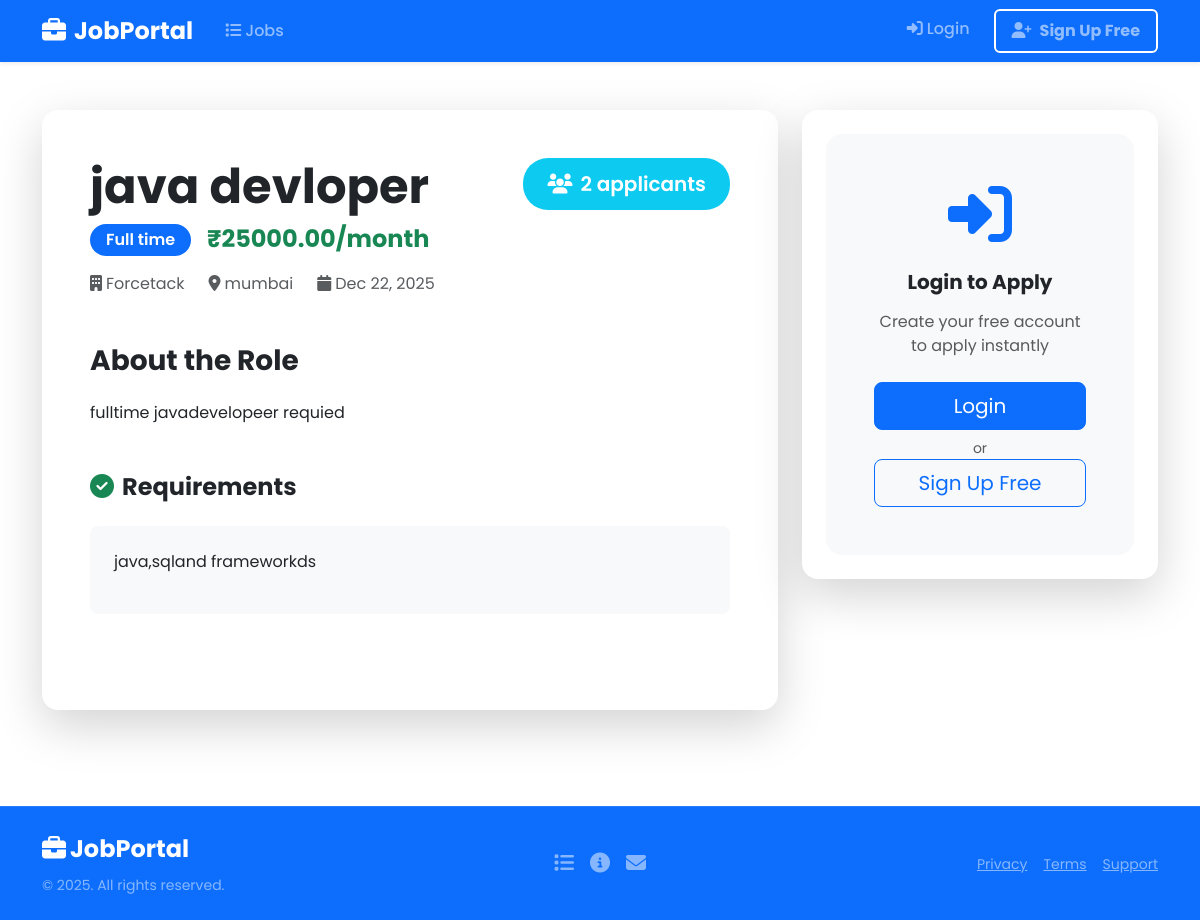
Page /2/ on the committed database.
### portal/models.py (models this page shows, shortened)
class Job(models.Model):
    EMPLOYMENT_TYPE=(
        ("full_time","Full time"),
        ("part_time","Part time"),
        ("internship","Internship"),
        ("contract","Contract"),
    )
    employer=models.ForeignKey(User,on_delete=models.CASCADE,related_name="jobs")
    title=models.CharField(max_length=200)
    company_name=models.CharField(max_length=255)
    location=models.CharField(max_length=255)
    description=models.TextField()
    requirements=models.TextField()
    salary =models.DecimalField(max_digits=10,decimal_places=2,null=True,blank=True)
    employment_type=models.CharField(max_length=20,choices=EMPLOYMENT_TYPE,default="full_time")
    is_active=models.BooleanField(default=True)
    created_at=models.DateTimeField(auto_now_add=True)
    last_date=models.DateField(blank=True,null=True)

### portal/views.py (the view, shortened to what this page needs)
# urls.py: path('<int:pk>/', views.JobDetailView.as_view(), name='job_detail'),
class JobDetailView(DetailView):
    model = Job
    template_name = 'jobs/job_detail.html'
    context_object_name = 'job'
    def get_context_data(self, **kwargs):
        context = super().get_context_data(**kwargs)
        job = self.object
        if self.request.user.is_authenticated and not self.request.user.jobs.exists():
            form = kwargs.get('form', ApplyForm())
            context['form'] = form
            context['already_applied'] = Application.objects.filter(
                job=job, applicant=self.request.user
            ).exists()
        else:
            context['already_applied'] = False
        context['applications_count'] = job.applications.count()
        return context

### templates/jobs/job_detail.html (shortened to what this page needs)
{% extends 'base.html' %}
{% block content %}
<div class="row g-4 mb-5">
    <div class="col-lg-8">
        <div class="card border-0 shadow-lg h-100">
            <div class="card-body p-5">
                <div class="d-flex justify-content-between align-items-start mb-4">
                    <div>
                        <h1 class="fw-bold display-5 mb-2">{{ job.title }}</h1>
                        <div class="d-flex align-items-center gap-3 mb-3">
                            <span class="badge bg-primary fs-6 px-3 py-2">{{ job.get_employment_type_display }}</span>
                            {% if job.salary %}
                                <span class="h4 fw-bold text-success mb-0">₹{{ job.salary }}/month</span>
                            {% endif %}
                        </div>
                        <div class="d-flex align-items-center gap-4 text-muted mb-4">
                            <span><i class="fas fa-building me-1"></i>{{ job.company_name }}</span>
                            <span><i class="fas fa-map-marker-alt me-1"></i>{{ job.location }}</span>
                            <span><i class="fas fa-calendar me-1"></i>{{ job.created_at|date:"M d, Y" }}</span>
                        </div>
                    </div>
                    <div class="text-end">
                        <span class="badge bg-info fs-5 px-4 py-3">
                            <i class="fas fa-users me-2"></i>{{ job.applications.count }} applicants
                        </span>
                    </div>
                </div>
                <div class="mb-5">
                    <h3 class="fw-bold mb-4">About the Role</h3>
                    <p class="lead lh-lg text-dark">{{ job.description|linebreaks }}</p>
                </div>
                {% if job.requirements %}
                <div class="mb-5">
                    <h4 class="fw-bold mb-4">
                        <i class="fas fa-check-circle text-success me-2"></i>Requirements
                    </h4>
                    <div class="p-4 bg-light rounded-3">
                        {{ job.requirements|linebreaks }}
                    </div>
                </div>
                {% endif %}
            </div>
        </div>
    </div>
    <div class="col-lg-4">
        <div class="card border-0 shadow-lg sticky-top" style="top: 20px;">
            <div class="card-body p-4">
                {% if user.is_authenticated and not user.jobs.exists %}
                    {% if already_applied %}
                    <div class="text-center p-5 bg-light rounded-4">
                        <div class="display-5 text-success mb-4">
                            <i class="fas fa-check-circle"></i>
                        </div>
                        <h4 class="fw-bold mb-3">Already Applied!</h4>
                        <p class="text-muted mb-4">Your application is under review.</p>
                        <span class="badge bg-success fs-6 px-4 py-2 mb-3 d-block">
                            Track in Dashboard
                        </span>
                        <a href="{% url 'jobs:seeker_applications' %}" class="btn btn-success btn-lg w-100">
                            <i class="fas fa-list-check me-2"></i>View Applications
                        </a>
                    </div>
                    {% else %}
                    <div class="apply-section">
                        <div class="text-center mb-4">
                            <h4 class="fw-bold text-primary mb-2">Ready to Apply?</h4>
                            <p class="text-muted">Takes 30 seconds</p>
                        </div>
                        <form method="post" action="{% url 'jobs:apply_job' job.pk %}" enctype="multipart/form-data" novalidate>
                            {% csrf_token %}
                            <div class="mb-4">
                                <label class="form-label fw-bold">Cover Letter</label>
                                {{ form.cover_letter }}
                            </div>
                            <div class="mb-4">
                                <label class="form-label fw-bold">Upload Resume</label>
                                {{ form.resume }}
                                <div class="form-text">PDF, DOC, DOCX (Max 5MB)</div>
                            </div>
                            {% if form.errors %}
                                <div class="alert alert-danger">
                                    <ul class="mb-0">
                                        {% for field, errors in form.errors.items %}
                                            {% for error in errors %}
                                                <li>{{ error }}</li>
                                            {% endfor %}
                                        {% endfor %}
                                    </ul>
                                </div>
                            {% endif %}
                            <button type="submit" class="btn btn-success btn-lg w-100 fw-bold">
                                <i class="fas fa-paper-plane me-2"></i>Apply Now
                            </button>
                        </form>
                    </div>
                    {% endif %}
                {% else %}
                    <div class="text-center p-5 bg-light rounded-4">
                        <i class="fas fa-sign-in-alt fa-4x text-primary mb-4"></i>
                        <h5 class="fw-bold mb-3">Login to Apply</h5>
                        <p class="text-muted mb-4">Create your free account to apply instantly</p>
                        <a href="{% url 'login' %}" class="btn btn-primary btn-lg w-100 mb-2">Login</a>
                        <p class="text-muted small mb-0">or</p>
                        <a href="{% url 'signup' %}" class="btn btn-outline-primary btn-lg w-100">Sign Up Free</a>
                    </div>
                {% endif %}
            </div>
        </div>
    </div>
</div>
{% endblock %}

### templates/base.html (style rules this page uses)
html, body { height: 100%; }
body { display: flex; flex-direction: column; }
:root { --primary: #0d6efd; --secondary: #6c757d; --success: #198754; --danger: #dc3545; }
body { font-family: 'Poppins', sans-serif; }
.card { border: none !important; border-radius: 16px !important; }
.badge { border-radius: 25px !important; font-weight: 600 !important; }

### rows in the picture
Job: title "java devloper", employment_type "Full time", salary "25000.00", company_name "Forcetack", location "mumbai", created_at "Dec 22, 2025", applications.count "2", description "fulltime javadevelopeer requied", requirements "java,sqland frameworkds"
